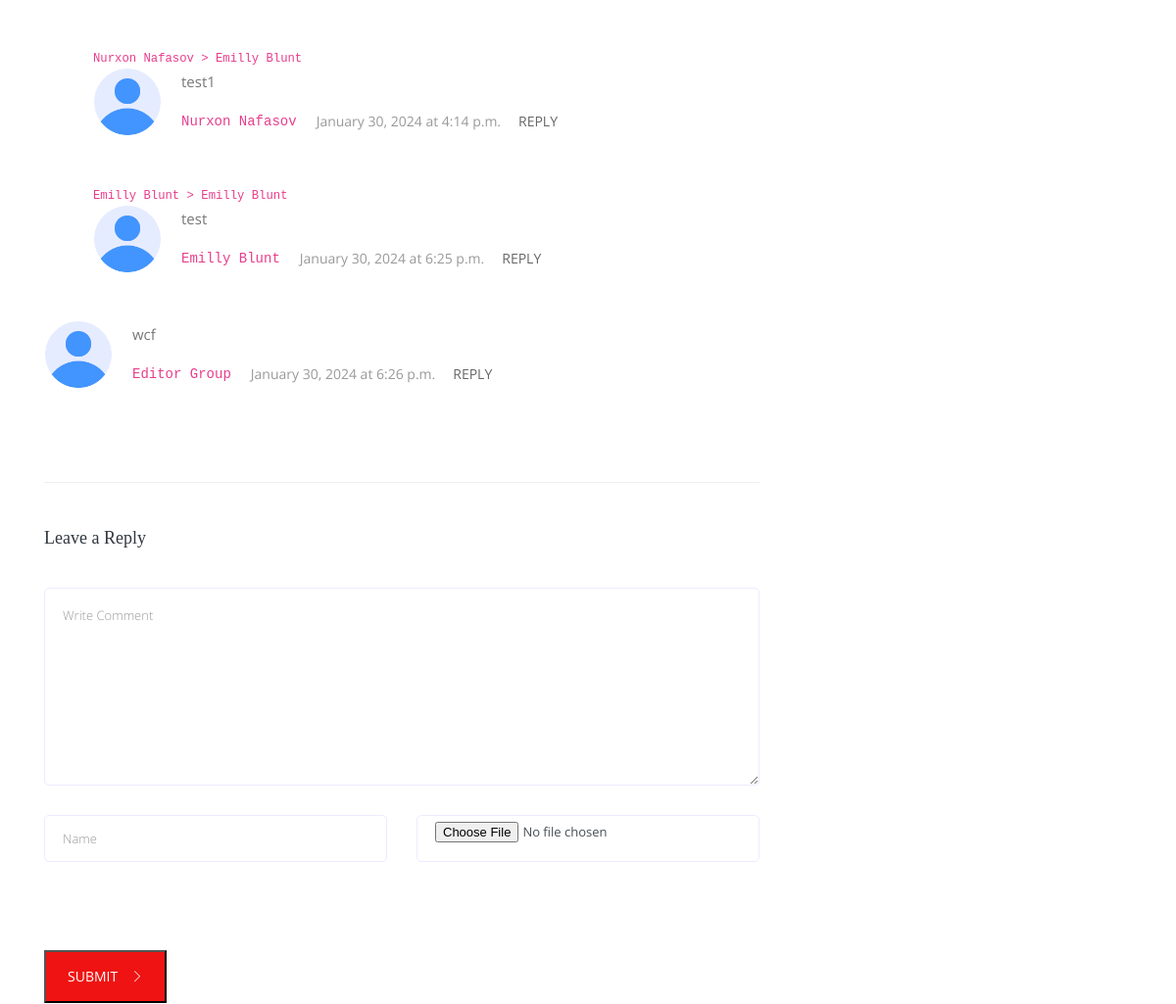
/article/detail/mac-to-select-more-than-one-2024-01-25/ (middle part), run on an earlier commit of the app's database.
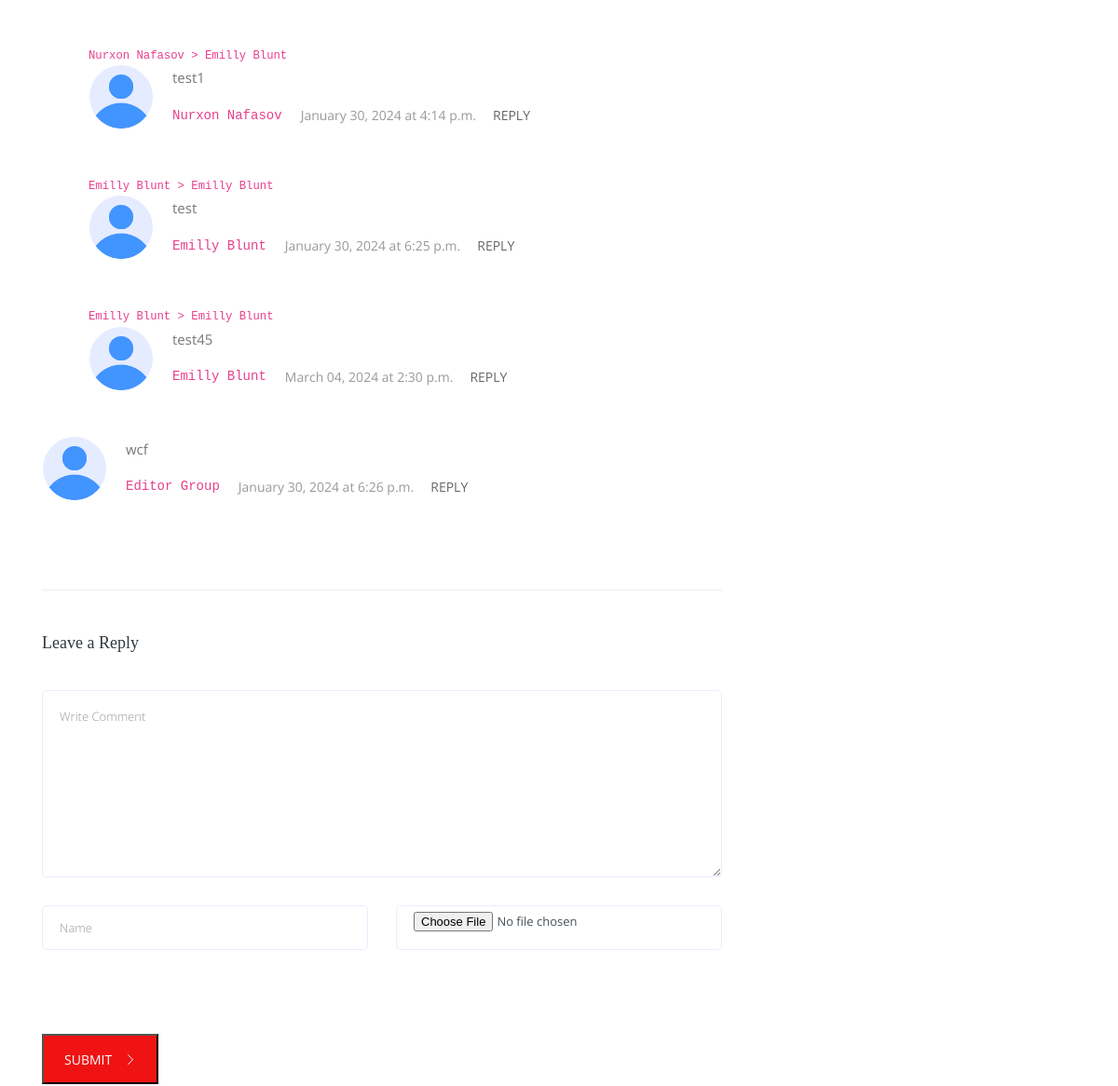
And on a later commit of the database.
### article/models.py (models this page shows, shortened)
class Comment(models.Model):
    article = models.ForeignKey(Article, on_delete=models.CASCADE, null=True, blank=True)
    parent = models.ForeignKey('self', on_delete=models.SET_NULL, null=True, blank=True)
    top_level_comment_id = models.IntegerField(null=True, blank=True)
    name = models.CharField(max_length=255)
    image = models.ImageField(upload_to='articles/comment', null=True, blank=True)
    massage = models.TextField()
    created_date = models.DateTimeField(auto_now_add=True)
    @property
    def children(self):
        if not self.parent:
            return Comment.objects.filter(top_level_comment_id=self.id)
        return None

### article/views.py (the view, shortened to what this page needs)
# urls.py: path('detail/<slug:slug>/', article_detail_view, name='article_detail'),
def article_detail_view(request, slug, *args, **kwargs):
    form = CommentForm()
    article = Article.objects.get(slug=slug)
    tags = Tags.objects.order_by("-id")
    categories = Category.objects.order_by("-id")
    comments = Comment.objects.filter(article_id=article.id, top_level_comment_id__isnull=True)
    cid = request.GET.get('cid')
    next = Article.objects.filter(pk__gt=article.pk).order_by('pk').first()
    previous = Article.objects.filter(pk__lt=article.pk).order_by('-pk').first()
    context = {
        'object': article,
        'tags': tags,
        'categories': categories,
        'form': form,
        'next': next,
        'previous': previous,
        'comments': comments,
    }
    return render(request, 'article/single-blog.html', context)

### article/forms.py
class CommentForm(forms.ModelForm):
    class Meta:
        model = Comment
        fields = ['name', 'image', 'article', 'massage']
        exec = ['article']
    def __init__(self, *args, **kwargs):
        super().__init__(*args, **kwargs)
        self.fields['name'].widget.attrs.update({
            'class': 'form-control',
            'id': 'name',
            'name': 'name',
            'placeholder': 'Name',
        })
        self.fields['image'].widget.attrs.update({
            'class': 'form-control',
            'id': 'image',
            'name': 'image',
        })
        self.fields['massage'].widget.attrs.update({
            'class': 'form-control w-10',
            'id': 'comment',
            'name': 'comment',
            'placeholder': "Write Comment",
            'rows': 9,
            'cols': 30,
        })

### article/models.py (called while the page is built)
    def __str__(self):
        return self.title

    def __str__(self):
        return self.title

### main/templatetags/footer_article.py (called while the page is built)
@register.simple_tag
def footer_article():
    return Article.objects.order_by("-id")[:3]

### templates/article/single-blog.html (shortened to what the changed rows need)
{% extends 'base.html' %}
{% load static %}
{% block content %}
    {% load footer_article %}
    {% footer_article as footer_article %}
    <section class="blog_area single-post-area all_post section_padding">
        <div class="container">
            <div class="row">
                <div class="col-lg-8 posts-list">
                    <div class="comments-area">
                        {% for comment in comments %}
                            <div class="comment-list">
                                <div class="single-comment justify-content-between d-flex">
                                    <div class="user justify-content-between d-flex">
                                        <div class="thumb">
                                            {% if comment.image %}
                                                <img width="20px" src="{{ comment.image.url }}">
                                            {% else %}
                                                <img width="20px" src="{% static 'img/user (1).png' %}">
                                            {% endif %}
                                        </div>
                                        <div class="desc">
                                            <p class="comment">
                                                {{ comment.massage }}
                                            </p>
                                            <div class="d-flex justify-content-between">
                                                <div class="d-flex align-items-center">
                                                    <h5>
                                                        <code>{{ comment.name }}</code>
                                                    </h5>
                                                    <p class="date">{{ comment.created_date|date:'F d, Y \a\t P' }}</p>
                                                    <div class="reply-btn">
                                                        <a href="?cid={{ comment.id }}#comment-form-replay"
                                                           id="{{ comment.id }}"
                                                           class="btn-reply text-uppercase">reply</a>
                                                    </div>
                                                </div>
                                            </div>
                                        </div>
                                    </div>
                                </div>
                            </div>
                            {% if comment.children %}
                                {% for child in comment.children %}
                                    <div class="comment-list" style="margin-left: 50px">
                                        <code>{{ child.name }} > {{ child.parent.name }} </code>
                                        <div class="single-comment justify-content-between d-flex">
                                            <div class="user justify-content-between d-flex">
                                                <div class="thumb">
                                                    {% if child.image %}
                                                        <img width="10px" src="{{ child.image.url }}">
                                                    {% else %}
                                                        <img width="10px" src="{% static 'img/user (1).png' %}">
                                                    {% endif %}
                                                </div>
                                                <div class="desc">
                                                    <p class="comment">
                                                        {{ child.massage }}
                                                    </p>
                                                    <div class="d-flex justify-content-between">
                                                        <div class="d-flex align-items-center">
                                                            <h5>
                                                                <code>{{ child.name }}</code>
                                                            </h5>
                                                            <p class="date">{{ child.created_date|date:'F d, Y \a\t P' }}</p>
                                                            <div class="reply-btn">
                                                                <a href="?cid={{ child.id }}#comment-form-replay"
                                                                   id="{{ child.id }}" class="btn-reply text-uppercase">reply</a>
                                                            </div>
                                                        </div>
                                                    </div>
                                                </div>
                                            </div>
                                        </div>
                                    </div>
                                {% endfor %}
                            {% endif %}
                        {% endfor %}
                    </div>
                </div>
            </div>
        </div>
    </section>
{% endblock %}

What changed in the data, as far as the page shows it:
added Comment: name "Emilly Blunt", parent.name "Emilly Blunt", massage "test45", created_date "March 04, 2024 at 2:30 p.m."
